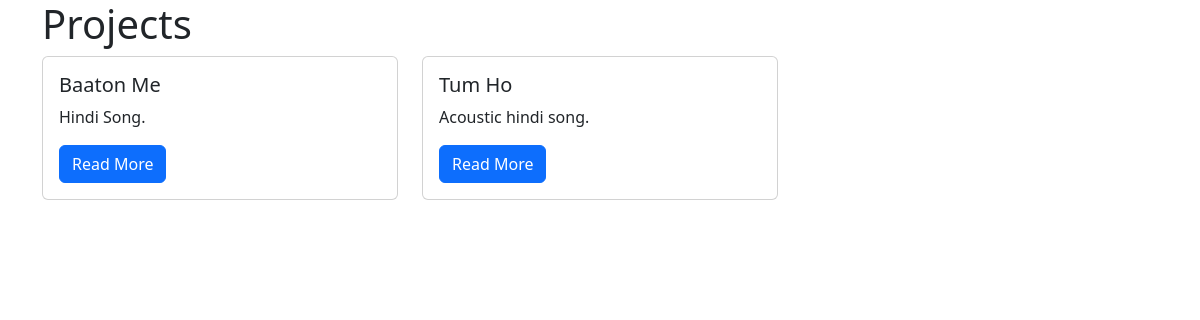
The app's page /projects/, older data.
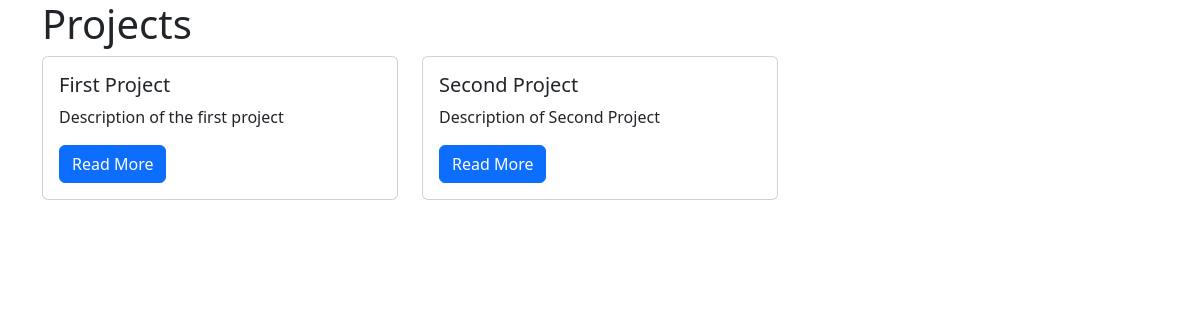
The same page, newer data.
### projects/models.py (models this page shows)
class Project(models.Model):
    title = models.CharField(max_length=100)
    description = models.TextField()
    technology = models.CharField(max_length=20)
    image = models.FileField(upload_to="project_images/", blank=True)

### projects/views.py (the view)
# urls.py: path("", views.project_index, name="project_index"),
def project_index(request):
    projects = Project.objects.all()
    context = {
        "projects": projects
    }
    return render(request, "projects/project_index.html", context)

### projects/templates/projects/project_index.html (shortened to what this page needs)
{% extends "base.html" %}
{% block page_content %}
<h1>Projects</h1>
<div class="row">
{% for project in projects %}
    <div class="col-md-4">
        <div class="card mb-2">
            <div class="card-body">
                <h5 class="card-title">{{ project.title }}</h5>
                <p class="card-text">{{ project.description }}</p>
                <a href="{% url 'project_detail' project.pk %}"
                   class="btn btn-primary">
                    Read More
                </a>
            </div>
        </div>
    </div>
    {% endfor %}
</div>
{% endblock %}

### templates/base.html (shortened to what this page needs)
<!DOCTYPE html>
<html lang="en">
<head>
    <link
        href="https://cdn.jsdelivr.net/npm/bootstrap@5.3.1/dist/css/bootstrap.min.css"
        rel="stylesheet"
    >
</head>
<body class="container">
{% block page_content %}{% endblock page_content %}
</body>
</html>

Row changes from the older to the newer data that the page shows:
changed Project: title "Baaton Me" → "First Project"; description "Hindi Song." → "Description of the first project"
changed Project: title "Tum Ho" → "Second Project"; description "Acoustic hindi song." → "Description of Second Project"
